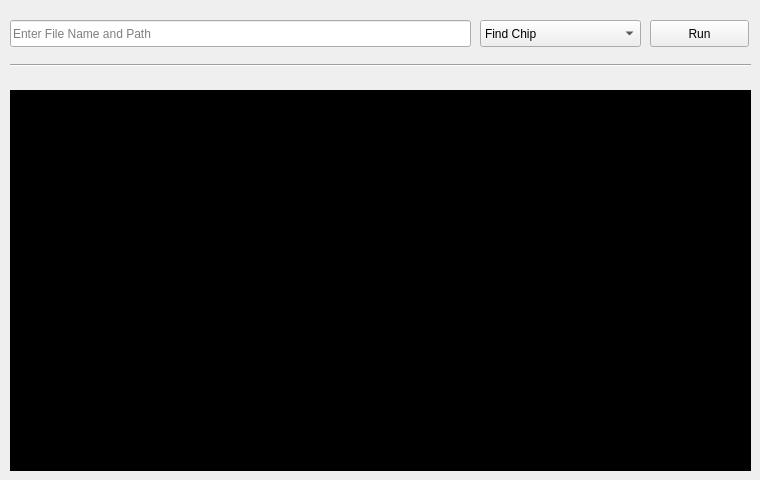
    <widget class="QWidget" name="tab_Spi">
     <attribute name="title">
      <string>      SPI      </string>
     </attribute>
     <widget class="QTextEdit" name="textEdit_SpiConsole">
      <property name="geometry">
       <rect>
        <x>10</x>
        <y>90</y>
        <width>741</width>
        <height>381</height>
       </rect>
      </property>
      <property name="palette">
       <palette>
        <active>
         <colorrole role="WindowText">
          <brush brushstyle="SolidPattern">
           <color alpha="255">
            <red>255</red>
            <green>255</green>
            <blue>255</blue>
           </color>
          </brush>
         </colorrole>
         <colorrole role="Button">
          <brush brushstyle="SolidPattern">
           <color alpha="255">
            <red>0</red>
            <green>0</green>
            <blue>0</blue>
           </color>
          </brush>
         </colorrole>
         <colorrole role="Light">
          <brush brushstyle="SolidPattern">
           <color alpha="255">
            <red>0</red>
            <green>0</green>
            <blue>0</blue>
           </color>
          </brush>
         </colorrole>
         <colorrole role="Midlight">
          <brush brushstyle="SolidPattern">
           <color alpha="255">
            <red>0</red>
            <green>0</green>
            <blue>0</blue>
           </color>
          </brush>
         </colorrole>
         <colorrole role="Dark">
          <brush brushstyle="SolidPattern">
           <color alpha="255">
            <red>0</red>
            <green>0</green>
            <blue>0</blue>
           </color>
          </brush>
         </colorrole>
         <colorrole role="Mid">
          <brush brushstyle="SolidPattern">
           <color alpha="255">
            <red>0</red>
            <green>0</green>
            <blue>0</blue>
           </color>
          </brush>
         </colorrole>
         <colorrole role="Text">
          <brush brushstyle="SolidPattern">
           <color alpha="255">
            <red>255</red>
            <green>255</green>
            <blue>255</blue>
           </color>
          </brush>
         </colorrole>
         <colorrole role="BrightText">
          <brush brushstyle="SolidPattern">
           <color alpha="255">
            <red>255</red>
            <green>255</green>
            <blue>255</blue>
           </color>
          </brush>
         </colorrole>
         <colorrole role="ButtonText">
          <brush brushstyle="SolidPattern">
           <color alpha="255">
            <red>255</red>
            <green>255</green>
            <blue>255</blue>
           </color>
          </brush>
         </colorrole>
         <colorrole role="Base">
          <brush brushstyle="SolidPattern">
           <color alpha="255">
            <red>0</red>
            <green>0</green>
            <blue>0</blue>
           </color>
          </brush>
         </colorrole>
         <colorrole role="Window">
          <brush brushstyle="SolidPattern">
           <color alpha="255">
            <red>0</red>
            <green>0</green>
            <blue>0</blue>
           </color>
          </brush>
         </colorrole>
         <colorrole role="Shadow">
          <brush brushstyle="SolidPattern">
           <color alpha="255">
            <red>0</red>
            <green>0</green>
            <blue>0</blue>
           </color>
          </brush>
         </colorrole>
         <colorrole role="AlternateBase">
          <brush brushstyle="SolidPattern">
           <color alpha="255">
            <red>0</red>
            <green>0</green>
            <blue>0</blue>
           </color>
          </brush>
         </colorrole>
         <colorrole role="ToolTipBase">
          <brush brushstyle="SolidPattern">
           <color alpha="255">
            <red>255</red>
            <green>255</green>
            <blue>220</blue>
           </color>
          </brush>
         </colorrole>
         <colorrole role="ToolTipText">
          <brush brushstyle="SolidPattern">
           <color alpha="255">
            <red>0</red>
            <green>0</green>
            <blue>0</blue>
           </color>
          </brush>
         </colorrole>
        </active>
        <inactive>
         <colorrole role="WindowText">
          <brush brushstyle="SolidPattern">
           <color alpha="255">
            <red>255</red>
            <green>255</green>
            <blue>255</blue>
           </color>
          </brush>
         </colorrole>
         <colorrole role="Button">
          <brush brushstyle="SolidPattern">
           <color alpha="255">
            <red>0</red>
            <green>0</green>
            <blue>0</blue>
           </color>
          </brush>
         </colorrole>
         <colorrole role="Light">
          <brush brushstyle="SolidPattern">
           <color alpha="255">
            <red>0</red>
            <green>0</green>
            <blue>0</blue>
           </color>
          </brush>
         </colorrole>
         <colorrole role="Midlight">
          <brush brushstyle="SolidPattern">
           <color alpha="255">
            <red>0</red>
            <green>0</green>
            <blue>0</blue>
           </color>
          </brush>
         </colorrole>
         <colorrole role="Dark">
          <brush brushstyle="SolidPattern">
           <color alpha="255">
            <red>0</red>
            <green>0</green>
            <blue>0</blue>
           </color>
          </brush>
         </colorrole>
         <colorrole role="Mid">
          <brush brushstyle="SolidPattern">
           <color alpha="255">
            <red>0</red>
            <green>0</green>
            <blue>0</blue>
           </color>
          </brush>
         </colorrole>
         <colorrole role="Text">
          <brush brushstyle="SolidPattern">
           <color alpha="255">
            <red>255</red>
            <green>255</green>
            <blue>255</blue>
           </color>
          </brush>
         </colorrole>
         <colorrole role="BrightText">
          <brush brushstyle="SolidPattern">
           <color alpha="255">
            <red>255</red>
            <green>255</green>
            <blue>255</blue>
           </color>
          </brush>
         </colorrole>
         <colorrole role="ButtonText">
          <brush brushstyle="SolidPattern">
           <color alpha="255">
            <red>255</red>
            <green>255</green>
            <blue>255</blue>
           </color>
          </brush>
         </colorrole>
         <colorrole role="Base">
          <brush brushstyle="SolidPattern">
           <color alpha="255">
            <red>0</red>
            <green>0</green>
            <blue>0</blue>
           </color>
          </brush>
         </colorrole>
         <colorrole role="Window">
          <brush brushstyle="SolidPattern">
           <color alpha="255">
            <red>0</red>
            <green>0</green>
            <blue>0</blue>
           </color>
          </brush>
         </colorrole>
         <colorrole role="Shadow">
          <brush brushstyle="SolidPattern">
           <color alpha="255">
            <red>0</red>
            <green>0</green>
            <blue>0</blue>
           </color>
          </brush>
         </colorrole>
         <colorrole role="AlternateBase">
          <brush brushstyle="SolidPattern">
           <color alpha="255">
            <red>0</red>
            <green>0</green>
            <blue>0</blue>
           </color>
          </brush>
         </colorrole>
         <colorrole role="ToolTipBase">
          <brush brushstyle="SolidPattern">
           <color alpha="255">
            <red>255</red>
            <green>255</green>
            <blue>220</blue>
           </color>
          </brush>
         </colorrole>
         <colorrole role="ToolTipText">
          <brush brushstyle="SolidPattern">
           <color alpha="255">
            <red>0</red>
            <green>0</green>
            <blue>0</blue>
           </color>
          </brush>
         </colorrole>
        </inactive>
        <disabled>
         <colorrole role="WindowText">
          <brush brushstyle="SolidPattern">
           <color alpha="255">
            <red>0</red>
            <green>0</green>
            <blue>0</blue>
           </color>
          </brush>
         </colorrole>
         <colorrole role="Button">
          <brush brushstyle="SolidPattern">
           <color alpha="255">
            <red>0</red>
            <green>0</green>
            <blue>0</blue>
           </color>
          </brush>
         </colorrole>
         <colorrole role="Light">
          <brush brushstyle="SolidPattern">
           <color alpha="255">
            <red>0</red>
            <green>0</green>
            <blue>0</blue>
           </color>
          </brush>
         </colorrole>
         <colorrole role="Midlight">
          <brush brushstyle="SolidPattern">
           <color alpha="255">
            <red>0</red>
            <green>0</green>
            <blue>0</blue>
           </color>
          </brush>
         </colorrole>
         <colorrole role="Dark">
          <brush brushstyle="SolidPattern">
           <color alpha="255">
            <red>0</red>
            <green>0</green>
            <blue>0</blue>
           </color>
          </brush>
         </colorrole>
         <colorrole role="Mid">
          <brush brushstyle="SolidPattern">
           <color alpha="255">
            <red>0</red>
            <green>0</green>
            <blue>0</blue>
           </color>
          </brush>
         </colorrole>
         <colorrole role="Text">
          <brush brushstyle="SolidPattern">
           <color alpha="255">
            <red>0</red>
            <green>0</green>
            <blue>0</blue>
           </color>
          </brush>
         </colorrole>
         <colorrole role="BrightText">
          <brush brushstyle="SolidPattern">
           <color alpha="255">
            <red>255</red>
            <green>255</green>
            <blue>255</blue>
           </color>
          </brush>
         </colorrole>
         <colorrole role="ButtonText">
          <brush brushstyle="SolidPattern">
           <color alpha="255">
            <red>0</red>
            <green>0</green>
            <blue>0</blue>
           </color>
          </brush>
         </colorrole>
         <colorrole role="Base">
          <brush brushstyle="SolidPattern">
           <color alpha="255">
            <red>0</red>
            <green>0</green>
            <blue>0</blue>
           </color>
          </brush>
         </colorrole>
         <colorrole role="Window">
          <brush brushstyle="SolidPattern">
           <color alpha="255">
            <red>0</red>
            <green>0</green>
            <blue>0</blue>
           </color>
          </brush>
         </colorrole>
         <colorrole role="Shadow">
          <brush brushstyle="SolidPattern">
           <color alpha="255">
            <red>0</red>
            <green>0</green>
            <blue>0</blue>
           </color>
          </brush>
         </colorrole>
         <colorrole role="AlternateBase">
          <brush brushstyle="SolidPattern">
           <color alpha="255">
            <red>0</red>
            <green>0</green>
            <blue>0</blue>
           </color>
          </brush>
         </colorrole>
         <colorrole role="ToolTipBase">
          <brush brushstyle="SolidPattern">
           <color alpha="255">
            <red>255</red>
            <green>255</green>
            <blue>220</blue>
           </color>
          </brush>
         </colorrole>
         <colorrole role="ToolTipText">
          <brush brushstyle="SolidPattern">
           <color alpha="255">
            <red>0</red>
            <green>0</green>
            <blue>0</blue>
           </color>
          </brush>
         </colorrole>
        </disabled>
       </palette>
      </property>
      <property name="readOnly">
       <bool>true</bool>
      </property>
     </widget>
     <widget class="QLineEdit" name="lineEdit_SpiFilePath">
      <property name="geometry">
       <rect>
        <x>10</x>
        <y>20</y>
        <width>461</width>
        <height>27</height>
       </rect>
      </property>
      <property name="placeholderText">
       <string>Enter File Name and Path</string>
      </property>
     </widget>
     <widget class="QComboBox" name="comboBox_SpiOperation">
      <property name="geometry">
       <rect>
        <x>480</x>
        <y>20</y>
        <width>161</width>
        <height>27</height>
       </rect>
      </property>
      <item>
       <property name="text">
        <string>Find Chip</string>
       </property>
      </item>
      <item>
       <property name="text">
        <string>Read</string>
       </property>
      </item>
      <item>
       <property name="text">
        <string>Write</string>
       </property>
      </item>
      <item>
       <property name="text">
        <string>Erase</string>
       </property>
      </item>
     </widget>
     <widget class="QPushButton" name="pushButton_SpiRun">
      <property name="geometry">
       <rect>
        <x>650</x>
        <y>20</y>
        <width>99</width>
        <height>27</height>
       </rect>
      </property>
      <property name="text">
       <string>Run</string>
      </property>
      <property name="checkable">
       <bool>false</bool>
      </property>
     </widget>
     <widget class="Line" name="line">
      <property name="geometry">
       <rect>
        <x>10</x>
        <y>55</y>
        <width>741</width>
        <height>21</height>
       </rect>
      </property>
      <property name="orientation">
       <enum>Qt::Horizontal</enum>
      </property>
     </widget>
    </widget>
